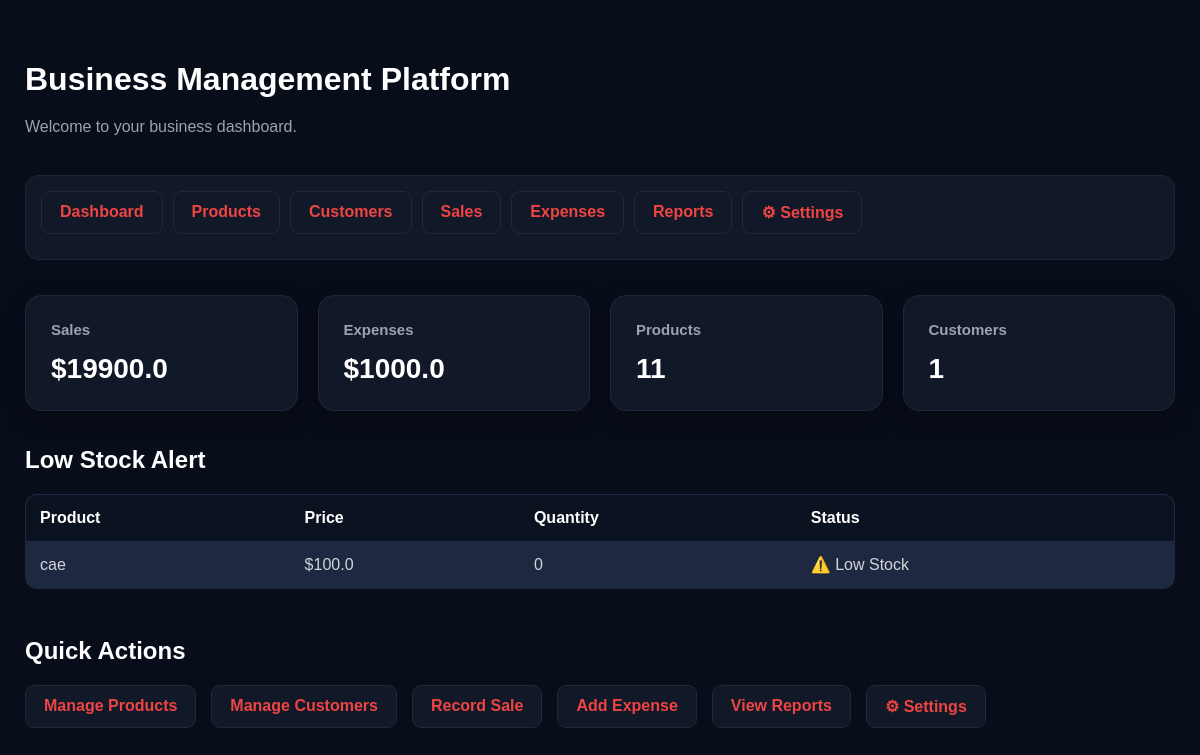
/dashboard, run on the app's committed database.
### tables this page shows
CREATE TABLE products (
            id INTEGER PRIMARY KEY AUTOINCREMENT,
            name TEXT NOT NULL,
            price REAL NOT NULL,
            quantity INTEGER NOT NULL
        );

### app.py (the view)
@app.route("/dashboard")
def dashboard():
    return get_dashboard()

### app.py (called while the page is built)
def get_currency():
    connection = sqlite3.connect("business.db")
    cursor = connection.cursor()
    cursor.execute("""
        SELECT currency_code
        FROM settings
        WHERE id = 1
    """)
    result = cursor.fetchone()
    connection.close()
    if result:
        currency_code = result[0]
    else:
        currency_code = "NGN"
    currency_symbol = currency_symbols.get(
        currency_code,
        currency_code
    )
    return currency_code, currency_symbol

@app.context_processor
def inject_currency():
    currency_code, currency_symbol = get_currency()
    return {
        "currency_code": currency_code,
        "currency_symbol": currency_symbol
    }

### templates/dashboard.html (shortened to what this page needs)
<!DOCTYPE html>
<html lang="en">
<head>
    <link rel="stylesheet"
          href="{{ url_for('static', filename='style.css') }}">
</head>
<body>
    <div class="dashboard">
        <h1>Business Management Platform</h1>
        <p>Welcome to your business dashboard.</p>
        <nav class="dashboard-nav">
            <a href="/dashboard">Dashboard</a>
            <a href="/products">Products</a>
            <a href="/customers">Customers</a>
            <a href="/sales">Sales</a>
            <a href="/expenses">Expenses</a>
            <a href="/reports">Reports</a>
            <a href="/settings">⚙ Settings</a>
        </nav>
        <div class="dashboard-cards">
            <div class="card">
                <h3>Sales</h3>
                <p>
                    {{ currency_symbol }}{{ total_sales }}
                </p>
            </div>
            <div class="card">
                <h3>Expenses</h3>
                <p>
                    {{ currency_symbol }}{{ total_expenses }}
                </p>
            </div>
            <div class="card">
                <h3>Products</h3>
                <p>
                    {{ product_count }}
                </p>
            </div>
            <div class="card">
                <h3>Customers</h3>
                <p>
                    {{ customer_count }}
                </p>
            </div>
        </div>
        <h2>Low Stock Alert</h2>
        {% if low_stock_products %}
            <table>
                <tr>
                    <th>Product</th>
                    <th>Price</th>
                    <th>Quantity</th>
                    <th>Status</th>
                </tr>
                {% for product in low_stock_products %}
                <tr>
                    <td>
                        {{ product[1] }}
                    </td>
                    <td>
                        {{ currency_symbol }}{{ product[2] }}
                    </td>
                    <td>
                        {{ product[3] }}
                    </td>
                    <td>
                        ⚠️ Low Stock
                    </td>
                </tr>
                {% endfor %}
            </table>
        {% else %}
            <div class="card">
                <p>
                    All products have enough stock.
                </p>
            </div>
        {% endif %}
        <br>
        <h2>Quick Actions</h2>
        <div class="quick-actions">
            <a href="/products">
                Manage Products
            </a>
            <a href="/customers">
                Manage Customers
            </a>
            <a href="/sales">
                Record Sale
            </a>
            <a href="/expenses">
                Add Expense
            </a>
            <a href="/reports">
                View Reports
            </a>
            <a href="/settings">
                ⚙ Settings
            </a>
        </div>
    </div>
</body>
</html>

### style.css (style rules this page uses)
* { box-sizing: border-box; }
html { scroll-behavior: smooth; }
body { margin: 0; font-family: Arial, sans-serif; background: #080d1a; color: #e5e7eb; min-width: 320px; }
.dashboard { width: 100%; max-width: 1200px; margin: 0 auto; padding: 40px 25px; }
.dashboard h1 { text-align: left; margin-bottom: 8px; font-size: 32px; color: white; }
.dashboard > p { color: #9ca3af; margin-bottom: 35px; line-height: 1.6; }
.dashboard-nav { display: flex; gap: 10px; flex-wrap: wrap; margin-bottom: 35px; padding: 15px; background: #111827; border: 1px solid #1f2937; border-radius: 14px; }
.dashboard-nav a { display: inline-block; padding: 11px 18px; margin-bottom: 0; background: transparent; border: none; border-radius: 8px; color: #d1d5db; text-decoration: none; font-weight: bold; transition: 0.2s; }
.dashboard-cards { display: grid; grid-template-columns: repeat(4, 1fr); gap: 20px; margin-bottom: 35px; }
.card { background: #111827; padding: 25px; border-radius: 16px; border: 1px solid #1f2937; box-shadow: 0 8px 25px rgba(0, 0, 0, 0.25); transition: 0.2s; }
.card h3 { margin-top: 0; margin-bottom: 15px; color: #9ca3af; font-size: 15px; }
.card p { margin: 0; font-size: 28px; font-weight: bold; color: white; overflow-wrap: anywhere; }
.dashboard h2 { color: white; margin-top: 30px; }
.dashboard a { display: inline-block; padding: 11px 18px; margin-bottom: 10px; background: #111827; border: 1px solid #1f2937; border-radius: 9px; color: #ef4444; text-decoration: none; font-weight: bold; transition: 0.2s; }
.dashboard table { width: 100%; border-collapse: collapse; background: #1e2941; border-radius: 12px; overflow: hidden; margin-top: 20px; border: 1px solid #1f2937; }
.dashboard th { background: #0b1220; color: white; padding: 14px; text-align: left; white-space: nowrap; }
.dashboard td { padding: 14px; border-bottom: 1px solid #1f2937; color: #d1d5db; }
.quick-actions { display: flex; gap: 15px; flex-wrap: wrap; }
.quick-actions a { margin-bottom: 0; }

### data on the page
products: name "cae", currency_symbol "$", price "100.0", quantity "0"

### other printed values
{{ currency_symbol }} "$"
{{ total_sales }} "19900.0"
{{ total_expenses }} "1000.0"
{{ product_count }} "11"
{{ customer_count }} "1"
